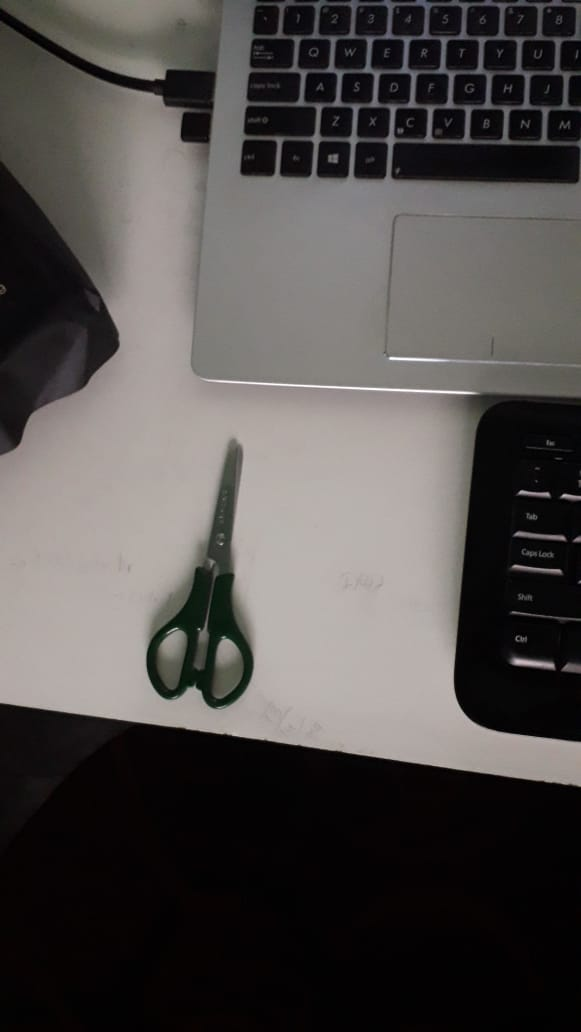
#> input picture ProjetoVisao/Codigos/Haar Cascade/Banco de Imagens/tes.jpeg, 581 x 1032 px, found by its file name
$ python DetImgMeuObjeto_V4.py
#> lines starting #> are read from the running program, lines starting #| are printed output that depends on the picture; after the words box and inside, x2 and y2 are one past the last pixel; in counts of white or black regions, pixels touching at a corner belong together
#Bibliotecas
import numpy as np
import cv2

print("Iniciou")

#Cria classificador cascade com base no algoritmo treinado
pessoa_cascade = cv2.CascadeClassifier('meu_cascade.xml')

#Abre imagem e armazena
img = cv2.imread('tes.jpeg', 1)
#> img is the input picture: shape (1032, 581, 3); mean B, G, R 75.8, 77.3, 81

#Converte para escalas de cinza
gray = cv2.cvtColor(img, cv2.COLOR_BGR2GRAY)

#Detecta o objeto que foi treinado e armazena as coordenadas do local
pessoas = pessoa_cascade.detectMultiScale(gray)
#> pessoas = [[74, 287, 57, 57], [93, 420, 239, 239]]

#print(pessoas)

#Colocar retângulo ao redor da pessoa detectada e repete o
#processo para o número total de pessoas detectadas
for (x,y,w,h) in pessoas:

        #Desenha retângulo na imagem e prepara para desenhar o próximo
	cv2.rectangle(img,(x,y),(x+w,y+h),(255,0,0),2)
	roi_gray = gray[y:y+h, x:x+w]
	roi_color = img[y:y+h, x:x+w]
#> this loop made 2 passes
#> pass 1, `roi_gray = gray[y:y+h, x:x+w]`:
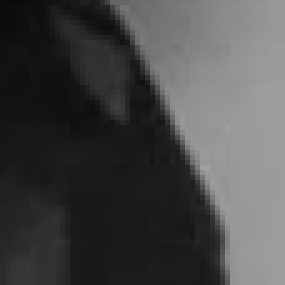
#> roi_gray: shape (57, 57) (shown 5 times larger); min 11, max 160, mean 71.7
#> pass 1, `roi_color = img[y:y+h, x:x+w]`:
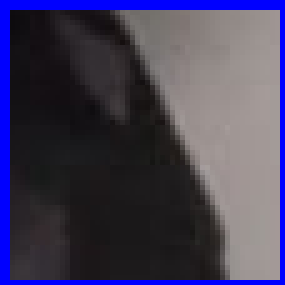
#> roi_color: shape (57, 57, 3) (shown 5 times larger); mean B, G, R 89.2, 62.8, 67.4
#> pass 2, `roi_gray = gray[y:y+h, x:x+w]`:
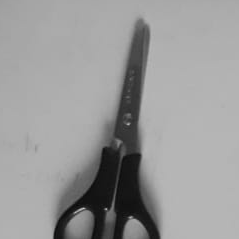
#> roi_gray: shape (239, 239); min 5, max 201, mean 153.4
#> pass 2, `roi_color = img[y:y+h, x:x+w]`:
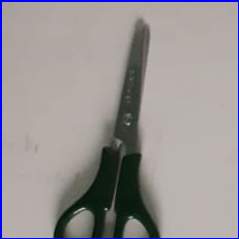
#> roi_color: shape (239, 239, 3); mean B, G, R 149.9, 148.6, 153.2
#> after the loop:
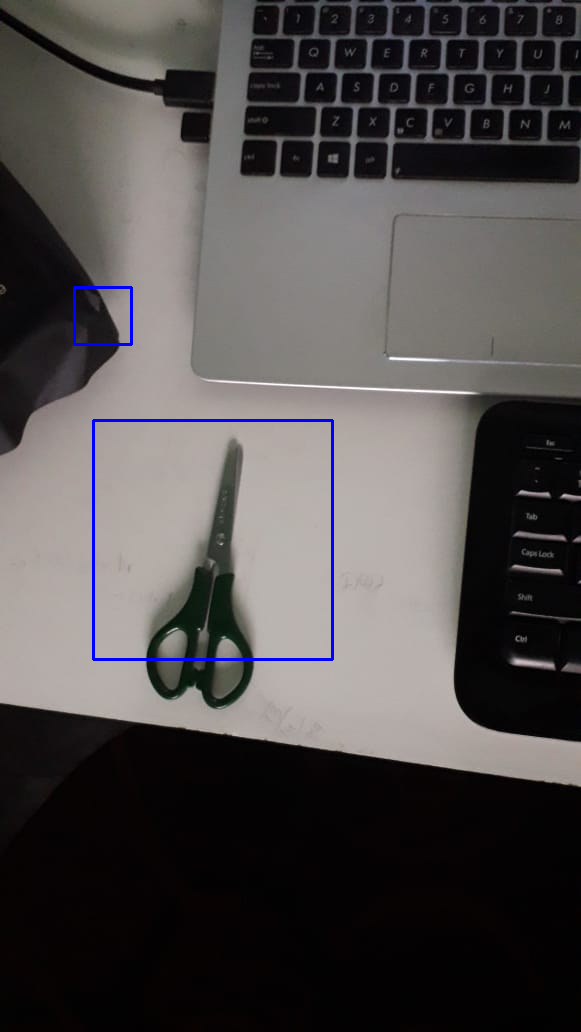
#> img: shape (1032, 581, 3); 0.59% of pixels changed, all inside (x1, y1, x2, y2) = (73, 286, 334, 661)

#Redefine o tamanho da imagem que será mostrada
img = cv2.resize(img, (600,400))
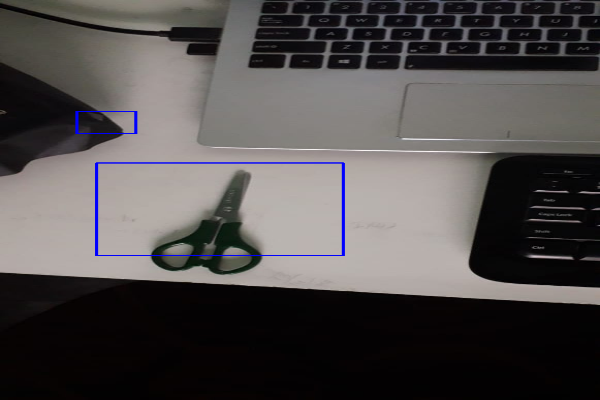
#> img: shape (400, 600, 3); mean B, G, R 76.4, 76.4, 80.1

#Mostra a imagem com as pessoas detectadas
cv2.imshow('img',img)

#Espera qualquer tecla ser apertada para continuar
cv2.waitKey(0)

#Fecha todas as janelas
cv2.destroyAllWindows()

print("Terminou")

$ run again, with ProjetoVisao/Codigos/Haar Cascade/Banco de Imagens/pessoa1.jpeg copied over ProjetoVisao/Codigos/Haar Cascade/Banco de Imagens/tes.jpeg
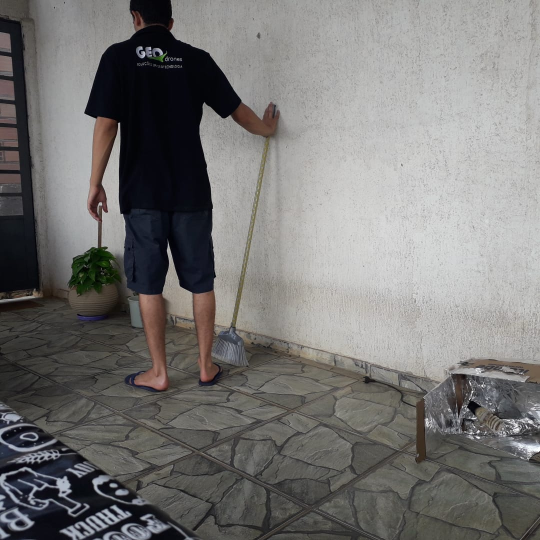
#> input picture ProjetoVisao/Codigos/Haar Cascade/Banco de Imagens/pessoa1.jpeg, 1080 x 1080 px, found by its file name (shown at 1/2 size)
#> img is the input picture: shape (1080, 1080, 3); mean B, G, R 116.1, 117.5, 118.8
#> pessoas = 13 rows, first 6: [90, 902, 21, 21], [43, 932, 22, 22], [263, 994, 24, 24], [17, 1016, 23, 23], [196, 1016, 25, 25], [172, 1029, 24, 24]
#> the loop `for (x,y,w,h) in pessoas:` made 13 passes
#> after the loop `for (x,y,w,h) in pessoas:`:
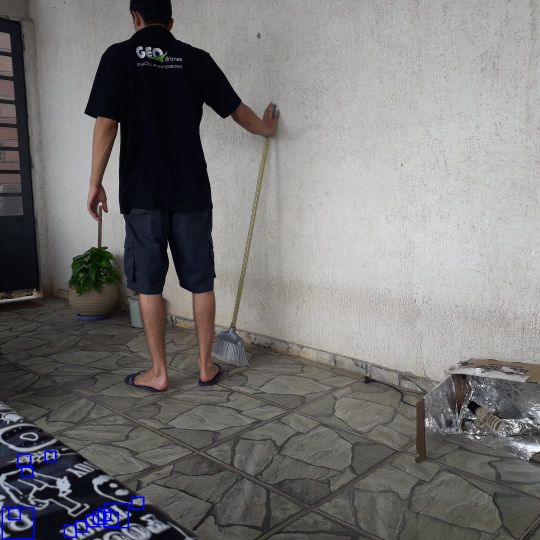
#> img: shape (1080, 1080, 3) (shown at 1/2 size); 0.35% of pixels changed, all inside (x1, y1, x2, y2) = (3, 901, 289, 1080)
#> `img = cv2.resize(img, (600,400))`:
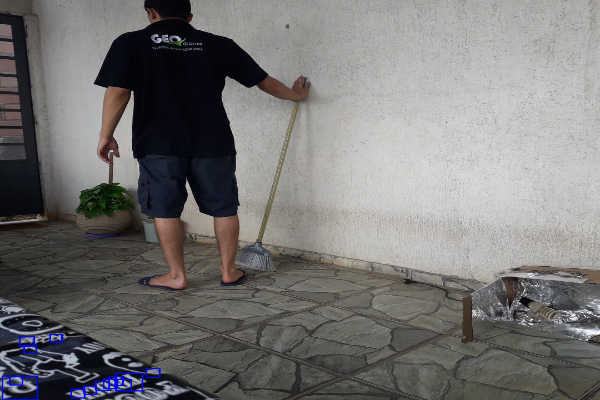
#> img: shape (400, 600, 3); mean B, G, R 116.6, 117.1, 118.4

$ run again, with ProjetoVisao/Codigos/Haar Cascade/Banco de Imagens/pessoa2.jpeg copied over ProjetoVisao/Codigos/Haar Cascade/Banco de Imagens/tes.jpeg
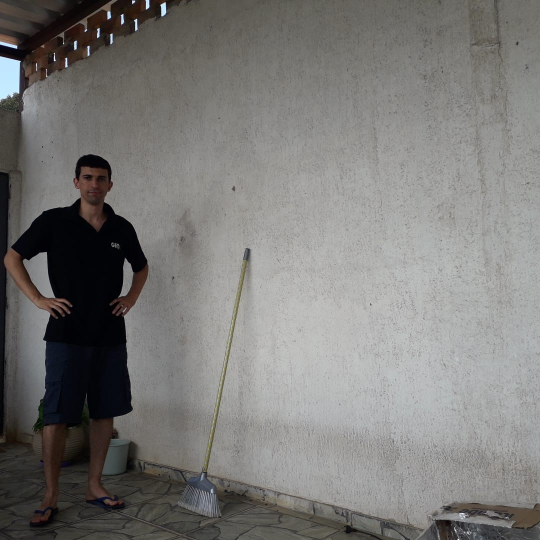
#> input picture ProjetoVisao/Codigos/Haar Cascade/Banco de Imagens/pessoa2.jpeg, 1080 x 1080 px, found by its file name (shown at 1/2 size)
#> img is the input picture: shape (1080, 1080, 3); mean B, G, R 118.9, 121.1, 122.3
#> pessoas = [[236, 561, 48, 48]]
#> the loop `for (x,y,w,h) in pessoas:` made 1 pass
#> after the loop `for (x,y,w,h) in pessoas:`:
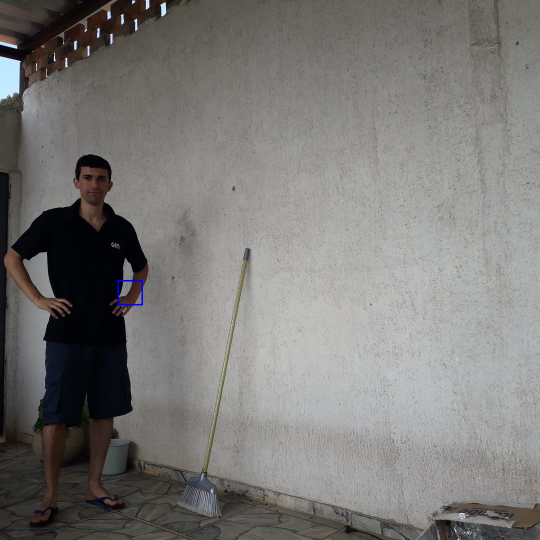
#> img: shape (1080, 1080, 3) (shown at 1/2 size); 0.05% of pixels changed, all inside (x1, y1, x2, y2) = (235, 560, 286, 611)
#> `img = cv2.resize(img, (600,400))`:
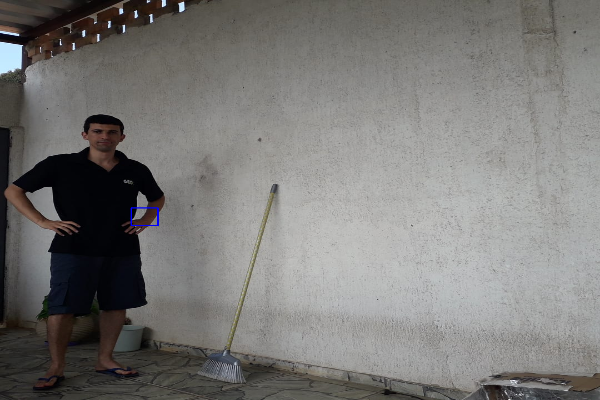
#> img: shape (400, 600, 3); mean B, G, R 118.9, 120.9, 122.1
